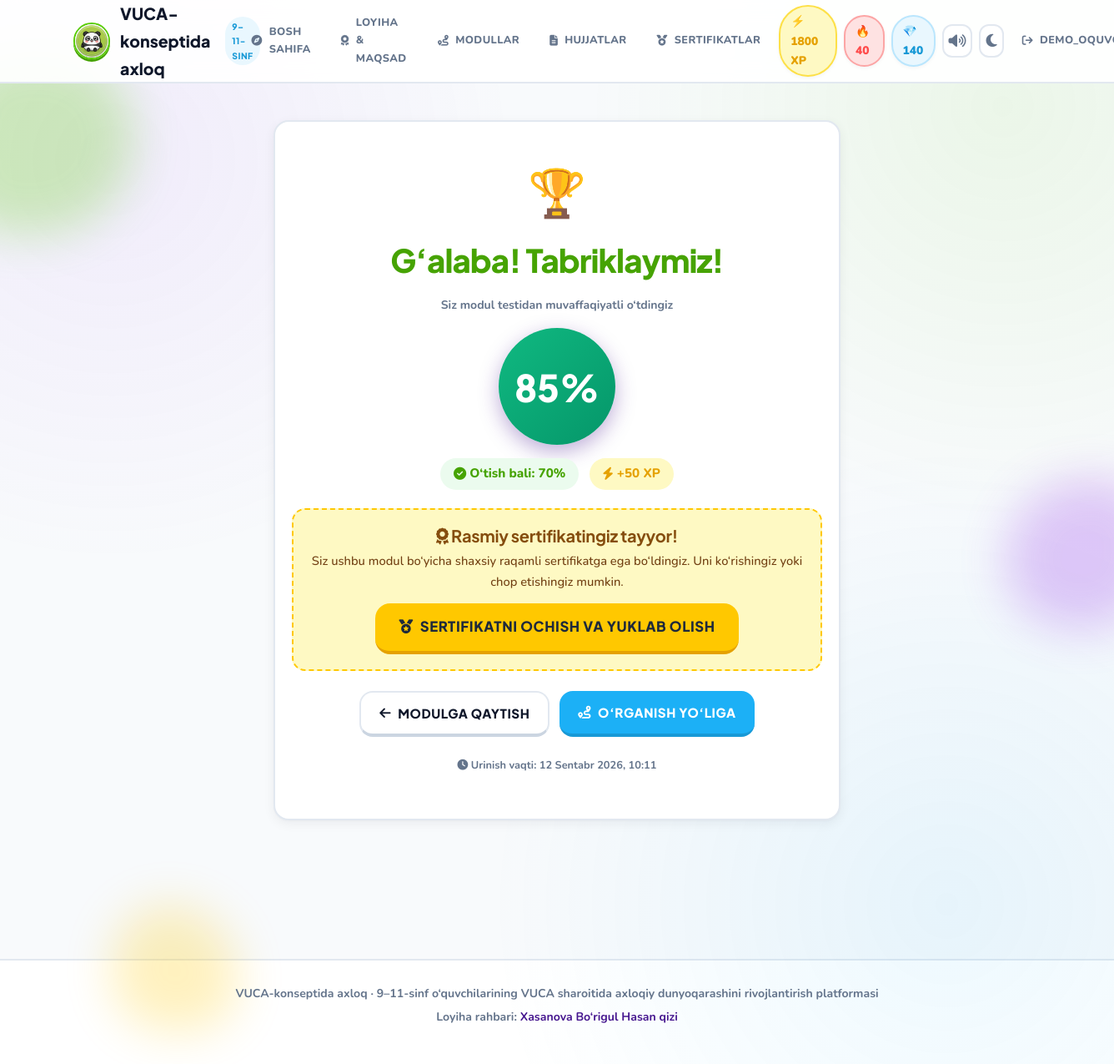
/results/1/ (signed in), run on the app's committed database.
### core/models.py (models this page shows, shortened)
class TimestampedModel(models.Model):
    created_at = models.DateTimeField(_("Yaratilgan vaqti"), auto_now_add=True)
    updated_at = models.DateTimeField(_("Yangilangan vaqti"), auto_now=True)
    class Meta:
        abstract = True
        ordering = ['-created_at']

class UserTestResult(TimestampedModel):
    user = models.ForeignKey(
        settings.AUTH_USER_MODEL,
        on_delete=models.CASCADE,
        related_name='test_results',
        verbose_name=_("Foydalanuvchi")
    )
    test = models.ForeignKey(
        Test,
        on_delete=models.CASCADE,
        related_name='user_results',
        verbose_name=_("Test")
    )
    score = models.PositiveIntegerField(_("To'plangan ball (foizda)"), default=0)
    passed = models.BooleanField(_("O'tdi"), default=False)
    attempted_at = models.DateTimeField(_("Urinish vaqti"), auto_now_add=True)
    class Meta:
        verbose_name = _("Foydalanuvchi Test Natijasi")
        verbose_name_plural = _("Foydalanuvchilar Test Natijalari")
        ordering = ['user', 'test', '-attempted_at']

class Test(TimestampedModel):
    module = models.OneToOneField(
        Module,
        on_delete=models.CASCADE,
        related_name='test',
        verbose_name=_("Modul")
    )
    title = models.CharField(_("Test sarlavhasi"), max_length=255)
    description = models.TextField(_("Test tavsifi"), blank=True, null=True)
    passing_score_percent = models.PositiveIntegerField(
        _("O'tish bali (foizda)"),
        default=70,
        validators=[MinValueValidator(0), MaxValueValidator(100)],
        help_text=_("Testdan muvaffaqiyatli o'tish uchun talab qilinadigan minimal foiz (0-100)."),
    )
    class Meta:
        verbose_name = _("Test")
        verbose_name_plural = _("Testlar")
        ordering = ['module__order', 'module__title']

### core/views.py (the view)
# urls.py: path('results/<int:pk>/', views.test_result_view, name='test_result'),
@login_required
def test_result_view(request, pk):
    result = get_object_or_404(
        UserTestResult.objects.select_related('user', 'test__module'),
        pk=pk
    )
    if result.user != request.user:
        return HttpResponseForbidden(_("Sizga bu natijani ko'rishga ruxsat yo'q."))
    certificate = None
    if result.passed:
        certificate, _ = Certificate.objects.get_or_create(
            user=request.user,
            module=result.test.module,
        )
    context = {
        'result': result,
        'certificate': certificate,
    }
    return render(request, 'learning_platform/test_result.html', context)

### core/context_processors.py (called while the page is built)
def site_branding(request):
    data = {
        'SITE_NAME': getattr(settings, 'SITE_NAME', 'VUCA-konseptida axloq'),
        'SITE_TAGLINE': getattr(settings, 'SITE_TAGLINE', ''),
        'user_xp': 0,
        'user_completed': 0,
        'user_certs': 0,
        'user_streak': 0,
        'user_gems': 0,
    }
    user = getattr(request, 'user', None)
    if user is not None and user.is_authenticated:
        from core.models import UserCourseProgress, Certificate
        completed = UserCourseProgress.objects.filter(user=user).count()
        certs = Certificate.objects.filter(user=user).count()
        data['user_completed'] = completed
        data['user_certs'] = certs
        data['user_xp'] = completed * 20 + certs * 50
        data['user_streak'] = min(max(completed, 1), 99) if completed else 0
        data['user_gems'] = certs * 5 + completed
    return data

### templates/learning_platform/test_result.html (shortened to what this page needs)
{% extends 'base.html' %}
{% block content %}
<div class="card {% if result.passed %}celebrate{% endif %}" style="max-width: 680px; margin: 20px auto;">
    <div class="card-body result-hero">
        {% if result.passed %}
        <div style="font-size: 3.5rem; margin-bottom: 8px;">🏆</div>
        <h1 style="color: var(--green-dark); font-size: 2.4rem;">G‘alaba! Tabriklaymiz!</h1>
        <p class="meta">Siz modul testidan muvaffaqiyatli o‘tdingiz</p>
        <div class="result-score-circle" style="background: linear-gradient(135deg, #10b981, #059669);">
            {{ result.score }}%
        </div>
        <div style="margin: 14px 0 20px;">
            <span class="badge ok" style="font-size: 0.95rem; padding: 6px 16px;">
                <i class="fas fa-check-circle"></i> O‘tish bali: {{ result.test.passing_score_percent }}%
            </span>
            <span class="badge xp" style="font-size: 0.95rem; padding: 6px 16px; margin-left: 8px;">
                <i class="fas fa-bolt"></i> +50 XP
            </span>
        </div>
        {% if certificate %}
        <div style="background: var(--gold-soft); border: 2px dashed var(--gold); border-radius: 16px; padding: 18px; margin: 22px 0;">
            <h3 style="color: #854d0e; margin: 0 0 6px; font-size: 1.25rem;">
                <i class="fas fa-award"></i> Rasmiy sertifikatingiz tayyor!
            </h3>
            <p style="color: #713f12; margin: 0 0 14px; font-size: 0.92rem;">
                Siz ushbu modul bo‘yicha shaxsiy raqamli sertifikatga ega bo‘ldingiz. Uni ko‘rishingiz yoki chop etishingiz mumkin.
            </p>
            <a class="btn btn-gold btn-lg" href="{% url 'learning_platform:certificate_detail' certificate_id=certificate.certificate_id %}">
                <i class="fas fa-medal"></i> Sertifikatni ochish va yuklab olish
            </a>
        </div>
        {% endif %}
        {% endif %}
        <div style="margin-top: 24px; display: flex; justify-content: center; gap: 12px; flex-wrap: wrap;">
            <a class="btn btn-ghost" href="{% url 'learning_platform:module_detail' pk=result.test.module.pk %}">
                <i class="fas fa-arrow-left"></i> Modulga qaytish
            </a>
            <a class="btn btn-blue" href="{% url 'learning_platform:module_list' %}#yol">
                <i class="fas fa-route"></i> O‘rganish yo‘liga
            </a>
        </div>
        <p class="meta" style="margin-top: 24px; font-size: 0.8rem;">
            <i class="fas fa-clock"></i> Urinish vaqti: {{ result.attempted_at|date:"d F Y, H:i" }}
        </p>
    </div>
</div>
{% endblock %}

### templates/base.html (shortened to what this page needs)
{% load static %}
<!DOCTYPE html>
<html lang="uz" data-theme="light">
<head>
    <link rel="stylesheet" href="https://cdnjs.cloudflare.com/ajax/libs/font-awesome/6.5.1/css/all.min.css">
    <link rel="stylesheet" href="{% static 'css/app.css' %}">
</head>
<body>
    <div class="blob blob-a"></div>
    <div class="blob blob-b"></div>
    <header class="topbar">
        <div class="wrap topbar-inner">
            <a class="brand" href="{% url 'learning_platform:module_list' %}">
                <img class="brand-panda" src="{% static 'img/panda-logo.jpg' %}" alt="VUCA panda">
                <span>{{ SITE_NAME }}</span>
                <span class="brand-badge">9–11-sinf</span>
            </a>
            <nav class="nav-desktop">
                <a class="nav-link {% if request.resolver_match.url_name == 'module_list' %}is-active{% endif %}" href="{% url 'learning_platform:module_list' %}">
                    <i class="fas fa-compass"></i> Bosh sahifa
                </a>
                <a class="nav-link" href="{% url 'learning_platform:module_list' %}#loyiha-haqida">
                    <i class="fas fa-award"></i> Loyiha & Maqsad
                </a>
                <a class="nav-link" href="{% url 'learning_platform:module_list' %}#yol">
                    <i class="fas fa-route"></i> Modullar
                </a>
                <a class="nav-link" href="{% url 'learning_platform:module_list' %}#hujjatlar">
                    <i class="fas fa-file-lines"></i> Hujjatlar
                </a>
                {% if user.is_authenticated %}
                <a class="nav-link {% if request.resolver_match.url_name == 'my_certificates' or request.resolver_match.url_name == 'certificate_detail' %}is-active{% endif %}" href="{% url 'learning_platform:my_certificates' %}">
                    <i class="fas fa-medal"></i> Sertifikatlar
                </a>
                <span class="stat-pill xp" title="Tajriba ballari">⚡ {{ user_xp }} XP</span>
                <span class="stat-pill streak" title="Ketma-ketlik seriyasi">🔥 {{ user_streak }}</span>
                <span class="stat-pill gem" title="Olmoslar">💎 {{ user_gems }}</span>
                {% endif %}
                <button class="sound-toggle" type="button" data-sound-toggle aria-label="Ovoz effektlari" title="Duolingo ovoz effektlari">
                    <i class="fas fa-volume-high"></i>
                </button>
                <button class="theme-toggle" type="button" data-theme-toggle aria-label="Mavzuni almashtirish" title="Tungi / Kunduzgi rejim">
                    <i class="fas fa-moon"></i>
                </button>
                {% if user.is_authenticated %}
                <a class="nav-link" href="{% url 'learning_platform:logout' %}" title="Chiqish">
                    <i class="fas fa-arrow-right-from-bracket"></i> {{ user.username }}
                </a>
                {% else %}
                <a class="nav-link" href="{% url 'learning_platform:login' %}">Kirish</a>
                <a class="btn btn-green btn-sm" href="{% url 'learning_platform:register' %}"><i class="fas fa-bolt"></i> Boshlash</a>
                {% endif %}
            </nav>
        </div>
    </header>
    <main class="page">
        <div class="wrap">
            {% block content %}{% endblock %}
        </div>
    </main>
    <footer class="footer">
        <div class="wrap footer-content">
            <p><strong>{{ SITE_NAME }}</strong> · 9–11-sinf o‘quvchilarining VUCA sharoitida axloqiy dunyoqarashini rivojlantirish platformasi</p>
            <p class="footer-sub">Loyiha rahbari: <strong>Xasanova Bo‘rigul Hasan qizi</strong></p>
        </div>
    </footer>
</body>
</html>

### data on the page
UserTestResult: score "85", test.passing_score_percent "70", attempted_at "12 Sentabr 2026, 10:11"

### other printed values
{{ SITE_NAME }} "VUCA-konseptida axloq"
{{ user_xp }} "1800"
{{ user_streak }} "40"
{{ user_gems }} "140"
